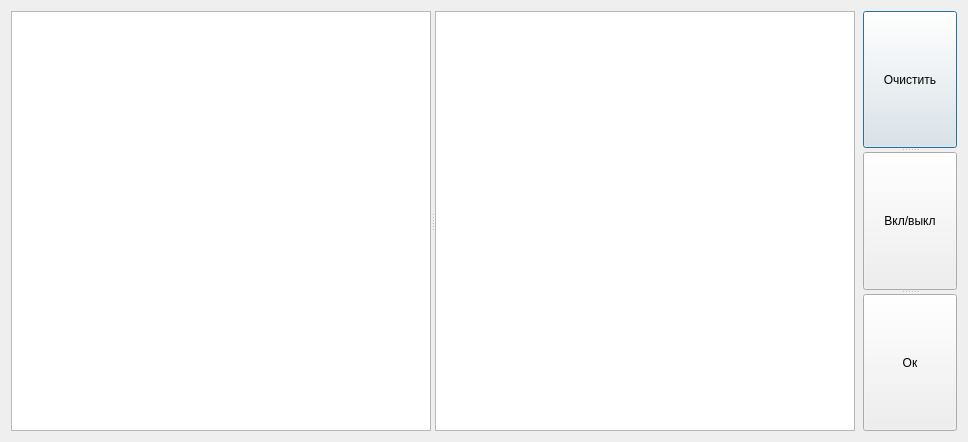
<?xml version="1.0" encoding="UTF-8"?>
<ui version="4.0">
 <class>plotMonitor</class>
 <widget class="QDialog" name="plotMonitor">
  <property name="geometry">
   <rect>
    <x>0</x>
    <y>0</y>
    <width>968</width>
    <height>442</height>
   </rect>
  </property>
  <property name="minimumSize">
   <size>
    <width>968</width>
    <height>442</height>
   </size>
  </property>
  <property name="maximumSize">
   <size>
    <width>968</width>
    <height>442</height>
   </size>
  </property>
  <property name="windowTitle">
   <string>Вспомогательные графики</string>
  </property>
  <layout class="QGridLayout" name="gridLayout">
   <item row="0" column="0">
    <widget class="QSplitter" name="splitter_2">
     <property name="minimumSize">
      <size>
       <width>846</width>
       <height>420</height>
      </size>
     </property>
     <property name="orientation">
      <enum>Qt::Horizontal</enum>
     </property>
     <widget class="QChartView" name="graphicsView">
      <property name="minimumSize">
       <size>
        <width>420</width>
        <height>420</height>
       </size>
      </property>
      <property name="maximumSize">
       <size>
        <width>420</width>
        <height>420</height>
       </size>
      </property>
     </widget>
     <widget class="QChartView" name="graphicsView_2">
      <property name="minimumSize">
       <size>
        <width>420</width>
        <height>420</height>
       </size>
      </property>
      <property name="maximumSize">
       <size>
        <width>420</width>
        <height>420</height>
       </size>
      </property>
     </widget>
    </widget>
   </item>
   <item row="0" column="1">
    <widget class="QSplitter" name="splitter">
     <property name="orientation">
      <enum>Qt::Vertical</enum>
     </property>
     <widget class="QPushButton" name="pushButton">
      <property name="text">
       <string>Очистить</string>
      </property>
     </widget>
     <widget class="QPushButton" name="pushButton_2">
      <property name="text">
       <string>Вкл/выкл</string>
      </property>
     </widget>
     <widget class="QPushButton" name="pushButton_3">
      <property name="text">
       <string>Ок</string>
      </property>
     </widget>
    </widget>
   </item>
  </layout>
 </widget>
 <customwidgets>
  <customwidget>
   <class>QChartView</class>
   <extends>QGraphicsView</extends>
   <header location="global">QtCharts</header>
  </customwidget>
 </customwidgets>
 <resources/>
 <connections/>
</ui>
